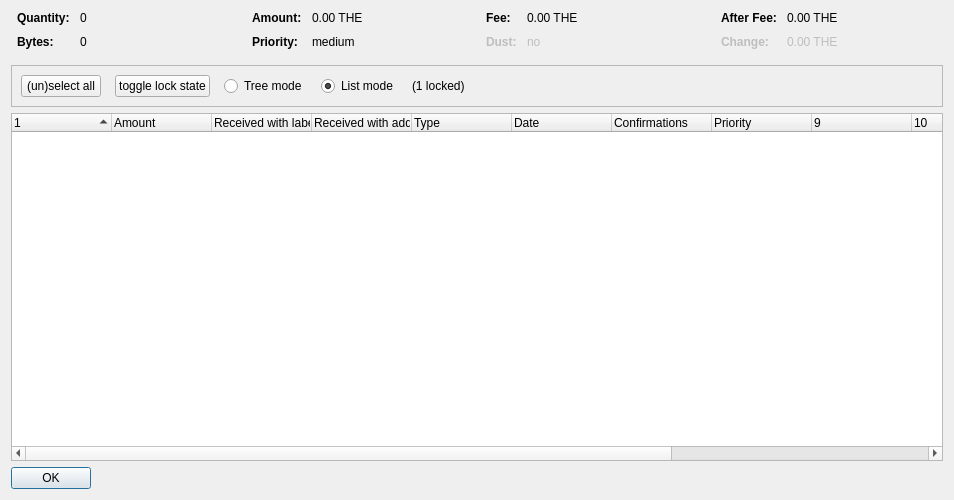
<?xml version="1.0" encoding="UTF-8"?>
<ui version="4.0">
 <class>CoinControlDialog</class>
 <widget class="QDialog" name="CoinControlDialog">
  <property name="geometry">
   <rect>
    <x>0</x>
    <y>0</y>
    <width>954</width>
    <height>500</height>
   </rect>
  </property>
  <property name="windowTitle">
   <string>Coin Selection</string>
  </property>
  <layout class="QVBoxLayout" name="verticalLayout">
   <item>
    <layout class="QHBoxLayout" name="horizontalLayoutTop" stretch="0,0,0,0">
     <property name="topMargin">
      <number>0</number>
     </property>
     <property name="bottomMargin">
      <number>10</number>
     </property>
     <item>
      <layout class="QFormLayout" name="formLayoutCoinControl1">
       <property name="horizontalSpacing">
        <number>10</number>
       </property>
       <property name="verticalSpacing">
        <number>10</number>
       </property>
       <property name="leftMargin">
        <number>6</number>
       </property>
       <property name="rightMargin">
        <number>6</number>
       </property>
       <item row="0" column="0">
        <widget class="QLabel" name="labelCoinControlQuantityText">
         <property name="font">
          <font>
           <weight>75</weight>
           <bold>true</bold>
          </font>
         </property>
         <property name="text">
          <string>Quantity:</string>
         </property>
        </widget>
       </item>
       <item row="0" column="1">
        <widget class="QLabel" name="labelCoinControlQuantity">
         <property name="cursor">
          <cursorShape>IBeamCursor</cursorShape>
         </property>
         <property name="contextMenuPolicy">
          <enum>Qt::ActionsContextMenu</enum>
         </property>
         <property name="text">
          <string notr="true">0</string>
         </property>
         <property name="textInteractionFlags">
          <set>Qt::LinksAccessibleByMouse|Qt::TextSelectableByKeyboard|Qt::TextSelectableByMouse</set>
         </property>
        </widget>
       </item>
       <item row="1" column="0">
        <widget class="QLabel" name="labelCoinControlBytesText">
         <property name="font">
          <font>
           <weight>75</weight>
           <bold>true</bold>
          </font>
         </property>
         <property name="text">
          <string>Bytes:</string>
         </property>
        </widget>
       </item>
       <item row="1" column="1">
        <widget class="QLabel" name="labelCoinControlBytes">
         <property name="cursor">
          <cursorShape>IBeamCursor</cursorShape>
         </property>
         <property name="contextMenuPolicy">
          <enum>Qt::ActionsContextMenu</enum>
         </property>
         <property name="text">
          <string notr="true">0</string>
         </property>
         <property name="textInteractionFlags">
          <set>Qt::LinksAccessibleByMouse|Qt::TextSelectableByKeyboard|Qt::TextSelectableByMouse</set>
         </property>
        </widget>
       </item>
      </layout>
     </item>
     <item>
      <layout class="QFormLayout" name="formLayoutCoinControl2">
       <property name="horizontalSpacing">
        <number>10</number>
       </property>
       <property name="verticalSpacing">
        <number>10</number>
       </property>
       <property name="leftMargin">
        <number>6</number>
       </property>
       <property name="rightMargin">
        <number>6</number>
       </property>
       <item row="0" column="0">
        <widget class="QLabel" name="labelCoinControlAmountText">
         <property name="font">
          <font>
           <weight>75</weight>
           <bold>true</bold>
          </font>
         </property>
         <property name="text">
          <string>Amount:</string>
         </property>
        </widget>
       </item>
       <item row="0" column="1">
        <widget class="QLabel" name="labelCoinControlAmount">
         <property name="cursor">
          <cursorShape>IBeamCursor</cursorShape>
         </property>
         <property name="contextMenuPolicy">
          <enum>Qt::ActionsContextMenu</enum>
         </property>
         <property name="text">
          <string notr="true">0.00 THE</string>
         </property>
         <property name="textInteractionFlags">
          <set>Qt::LinksAccessibleByMouse|Qt::TextSelectableByKeyboard|Qt::TextSelectableByMouse</set>
         </property>
        </widget>
       </item>
       <item row="1" column="0">
        <widget class="QLabel" name="labelCoinControlPriorityText">
         <property name="font">
          <font>
           <weight>75</weight>
           <bold>true</bold>
          </font>
         </property>
         <property name="text">
          <string>Priority:</string>
         </property>
        </widget>
       </item>
       <item row="1" column="1">
        <widget class="QLabel" name="labelCoinControlPriority">
         <property name="cursor">
          <cursorShape>IBeamCursor</cursorShape>
         </property>
         <property name="contextMenuPolicy">
          <enum>Qt::ActionsContextMenu</enum>
         </property>
         <property name="text">
          <string>medium</string>
         </property>
         <property name="textInteractionFlags">
          <set>Qt::LinksAccessibleByMouse|Qt::TextSelectableByKeyboard|Qt::TextSelectableByMouse</set>
         </property>
        </widget>
       </item>
      </layout>
     </item>
     <item>
      <layout class="QFormLayout" name="formLayoutCoinControl3">
       <property name="horizontalSpacing">
        <number>10</number>
       </property>
       <property name="verticalSpacing">
        <number>10</number>
       </property>
       <property name="leftMargin">
        <number>6</number>
       </property>
       <property name="rightMargin">
        <number>6</number>
       </property>
       <item row="0" column="0">
        <widget class="QLabel" name="labelCoinControlFeeText">
         <property name="font">
          <font>
           <weight>75</weight>
           <bold>true</bold>
          </font>
         </property>
         <property name="text">
          <string>Fee:</string>
         </property>
        </widget>
       </item>
       <item row="0" column="1">
        <widget class="QLabel" name="labelCoinControlFee">
         <property name="cursor">
          <cursorShape>IBeamCursor</cursorShape>
         </property>
         <property name="contextMenuPolicy">
          <enum>Qt::ActionsContextMenu</enum>
         </property>
         <property name="text">
          <string notr="true">0.00 THE</string>
         </property>
         <property name="textInteractionFlags">
          <set>Qt::LinksAccessibleByMouse|Qt::TextSelectableByKeyboard|Qt::TextSelectableByMouse</set>
         </property>
        </widget>
       </item>
       <item row="1" column="0">
        <widget class="QLabel" name="labelCoinControlLowOutputText">
         <property name="enabled">
          <bool>false</bool>
         </property>
         <property name="font">
          <font>
           <weight>75</weight>
           <bold>true</bold>
          </font>
         </property>
         <property name="text">
          <string>Dust:</string>
         </property>
        </widget>
       </item>
       <item row="1" column="1">
        <widget class="QLabel" name="labelCoinControlLowOutput">
         <property name="enabled">
          <bool>false</bool>
         </property>
         <property name="cursor">
          <cursorShape>IBeamCursor</cursorShape>
         </property>
         <property name="contextMenuPolicy">
          <enum>Qt::ActionsContextMenu</enum>
         </property>
         <property name="text">
          <string>no</string>
         </property>
         <property name="textInteractionFlags">
          <set>Qt::LinksAccessibleByMouse|Qt::TextSelectableByKeyboard|Qt::TextSelectableByMouse</set>
         </property>
        </widget>
       </item>
      </layout>
     </item>
     <item>
      <layout class="QFormLayout" name="formLayoutCoinControl4">
       <property name="horizontalSpacing">
        <number>10</number>
       </property>
       <property name="verticalSpacing">
        <number>10</number>
       </property>
       <property name="leftMargin">
        <number>6</number>
       </property>
       <property name="rightMargin">
        <number>6</number>
       </property>
       <item row="0" column="0">
        <widget class="QLabel" name="labelCoinControlAfterFeeText">
         <property name="font">
          <font>
           <weight>75</weight>
           <bold>true</bold>
          </font>
         </property>
         <property name="text">
          <string>After Fee:</string>
         </property>
        </widget>
       </item>
       <item row="0" column="1">
        <widget class="QLabel" name="labelCoinControlAfterFee">
         <property name="cursor">
          <cursorShape>IBeamCursor</cursorShape>
         </property>
         <property name="contextMenuPolicy">
          <enum>Qt::ActionsContextMenu</enum>
         </property>
         <property name="text">
          <string notr="true">0.00 THE</string>
         </property>
         <property name="textInteractionFlags">
          <set>Qt::LinksAccessibleByMouse|Qt::TextSelectableByKeyboard|Qt::TextSelectableByMouse</set>
         </property>
        </widget>
       </item>
       <item row="1" column="0">
        <widget class="QLabel" name="labelCoinControlChangeText">
         <property name="enabled">
          <bool>false</bool>
         </property>
         <property name="font">
          <font>
           <weight>75</weight>
           <bold>true</bold>
          </font>
         </property>
         <property name="text">
          <string>Change:</string>
         </property>
        </widget>
       </item>
       <item row="1" column="1">
        <widget class="QLabel" name="labelCoinControlChange">
         <property name="enabled">
          <bool>false</bool>
         </property>
         <property name="cursor">
          <cursorShape>IBeamCursor</cursorShape>
         </property>
         <property name="contextMenuPolicy">
          <enum>Qt::ActionsContextMenu</enum>
         </property>
         <property name="text">
          <string notr="true">0.00 THE</string>
         </property>
         <property name="textInteractionFlags">
          <set>Qt::LinksAccessibleByMouse|Qt::TextSelectableByKeyboard|Qt::TextSelectableByMouse</set>
         </property>
        </widget>
       </item>
      </layout>
     </item>
    </layout>
   </item>
   <item>
    <widget class="QFrame" name="frame">
     <property name="minimumSize">
      <size>
       <width>0</width>
       <height>40</height>
      </size>
     </property>
     <property name="frameShape">
      <enum>QFrame::StyledPanel</enum>
     </property>
     <property name="frameShadow">
      <enum>QFrame::Sunken</enum>
     </property>
     <layout class="QHBoxLayout" name="horizontalLayout">
      <item>
       <layout class="QHBoxLayout" name="horizontalLayoutPanel" stretch="0,0,0,0,0,0">
        <property name="spacing">
         <number>14</number>
        </property>
        <item>
         <widget class="QPushButton" name="pushButtonSelectAll">
          <property name="sizePolicy">
           <sizepolicy hsizetype="Maximum" vsizetype="Fixed">
            <horstretch>0</horstretch>
            <verstretch>0</verstretch>
           </sizepolicy>
          </property>
          <property name="text">
           <string>(un)select all</string>
          </property>
          <property name="autoDefault">
           <bool>false</bool>
          </property>
         </widget>
        </item>
        <item>
         <widget class="QPushButton" name="pushButtonToggleLock">
          <property name="sizePolicy">
           <sizepolicy hsizetype="Maximum" vsizetype="Fixed">
            <horstretch>0</horstretch>
            <verstretch>0</verstretch>
           </sizepolicy>
          </property>
          <property name="text">
           <string>toggle lock state</string>
          </property>
          <property name="autoDefault">
           <bool>false</bool>
          </property>
         </widget>
        </item>
        <item>
         <widget class="QRadioButton" name="radioTreeMode">
          <property name="sizePolicy">
           <sizepolicy hsizetype="Maximum" vsizetype="Fixed">
            <horstretch>0</horstretch>
            <verstretch>0</verstretch>
           </sizepolicy>
          </property>
          <property name="text">
           <string>Tree mode</string>
          </property>
         </widget>
        </item>
        <item>
         <widget class="QRadioButton" name="radioListMode">
          <property name="sizePolicy">
           <sizepolicy hsizetype="Maximum" vsizetype="Fixed">
            <horstretch>0</horstretch>
            <verstretch>0</verstretch>
           </sizepolicy>
          </property>
          <property name="text">
           <string>List mode</string>
          </property>
          <property name="checked">
           <bool>true</bool>
          </property>
         </widget>
        </item>
        <item>
         <widget class="QLabel" name="labelLocked">
          <property name="text">
           <string>(1 locked)</string>
          </property>
         </widget>
        </item>
        <item>
         <spacer name="horizontalSpacer">
          <property name="orientation">
           <enum>Qt::Horizontal</enum>
          </property>
          <property name="sizeHint" stdset="0">
           <size>
            <width>40</width>
            <height>20</height>
           </size>
          </property>
         </spacer>
        </item>
       </layout>
      </item>
     </layout>
    </widget>
   </item>
   <item>
    <widget class="CoinControlTreeWidget" name="treeWidget">
     <property name="contextMenuPolicy">
      <enum>Qt::CustomContextMenu</enum>
     </property>
     <property name="sortingEnabled">
      <bool>false</bool>
     </property>
     <property name="columnCount">
      <number>13</number>
     </property>
     <attribute name="headerShowSortIndicator" stdset="0">
      <bool>true</bool>
     </attribute>
     <attribute name="headerStretchLastSection">
      <bool>false</bool>
     </attribute>
     <column>
      <property name="text">
       <string/>
      </property>
     </column>
     <column>
      <property name="text">
       <string>Amount</string>
      </property>
     </column>
     <column>
      <property name="text">
       <string>Received with label</string>
      </property>
     </column>
     <column>
      <property name="text">
       <string>Received with address</string>
      </property>
     </column>
     <column>
      <property name="text">
	<string>Type</string>
      </property>
     </column>
     <column>
      <property name="text">	 
       <string>Date</string>
      </property>
     </column>
     <column>
      <property name="text">
       <string>Confirmations</string>
      </property>
      <property name="toolTip">
       <string>Confirmed</string>
      </property>
     </column>
     <column>
      <property name="text">
       <string>Priority</string>
      </property>
     </column>
     <column>
      <property name="text">
       <string/>
      </property>
     </column>
     <column>
      <property name="text">
       <string/>
      </property>
     </column>
     <column>
      <property name="text">
       <string/>
      </property>
     </column>
     <column>
      <property name="text">
       <string/>
      </property>
     </column>
     <column>
      <property name="text">
       <string/>
      </property>
     </column>
    </widget>
   </item>
   <item>
    <widget class="QDialogButtonBox" name="buttonBox">
     <property name="sizePolicy">
      <sizepolicy hsizetype="Maximum" vsizetype="Fixed">
       <horstretch>0</horstretch>
       <verstretch>0</verstretch>
      </sizepolicy>
     </property>
     <property name="orientation">
      <enum>Qt::Horizontal</enum>
     </property>
     <property name="standardButtons">
      <set>QDialogButtonBox::Ok</set>
     </property>
    </widget>
   </item>
  </layout>
 </widget>
 <customwidgets>
  <customwidget>
   <class>CoinControlTreeWidget</class>
   <extends>QTreeWidget</extends>
   <header>coincontroltreewidget.h</header>
  </customwidget>
 </customwidgets>
 <resources/>
 <connections/>
</ui>
